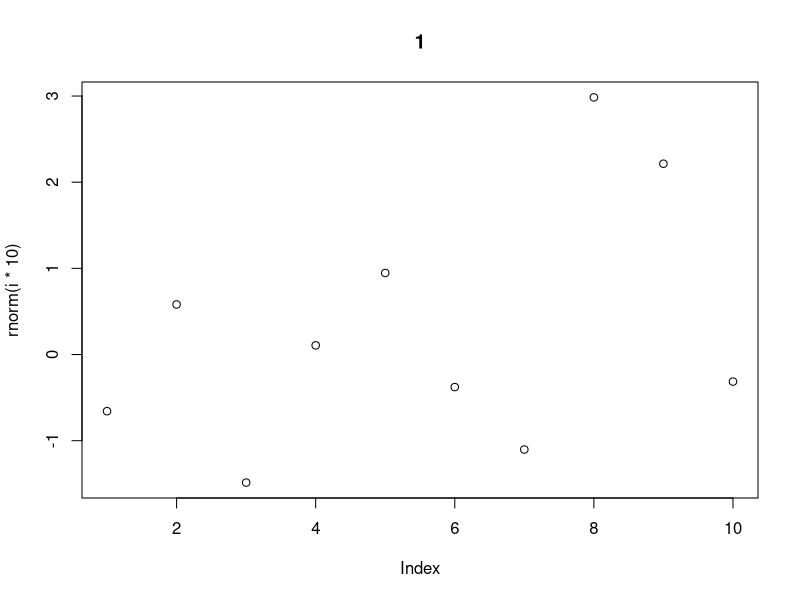
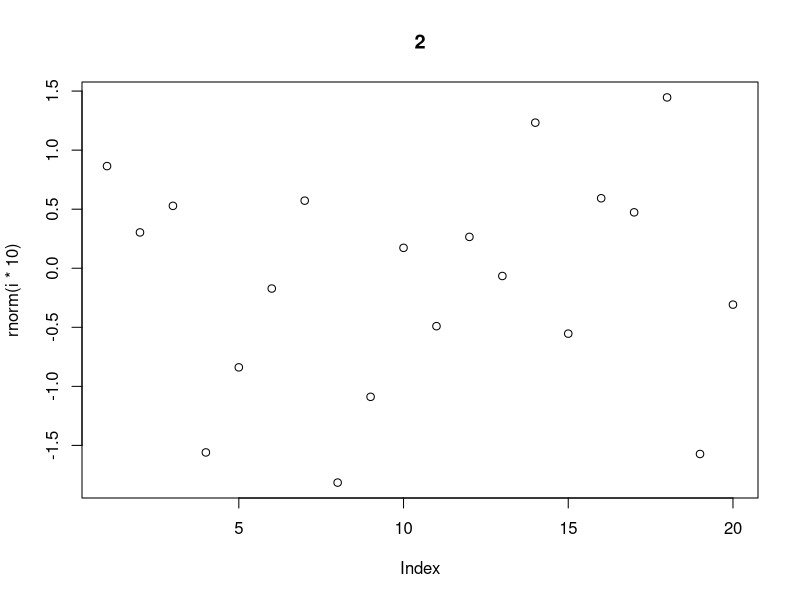
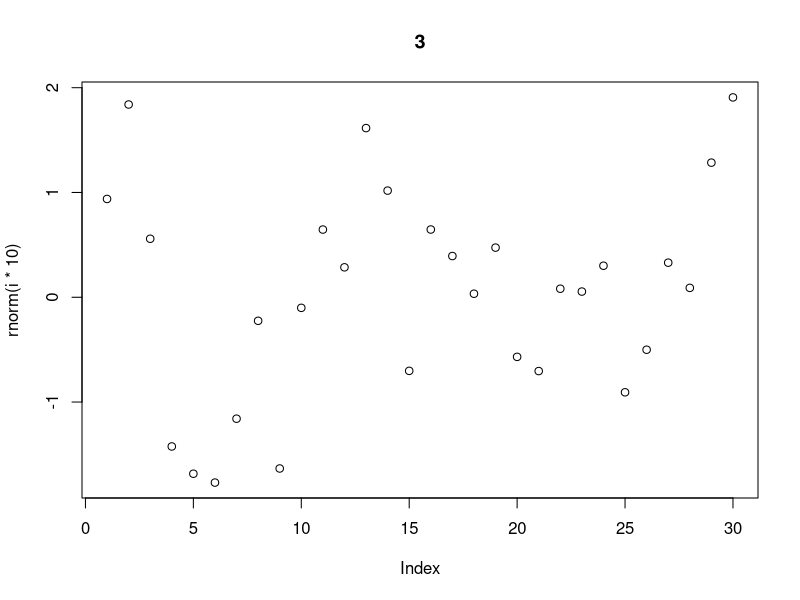

Write R code to recreate these figures, in order.
## ---- chunk 1
for (i in 1:3)
    { 
     png(filename = paste0("plot",i,".png") )
     plot(rnorm(i*10), main = i)
     dev.off()
    }
